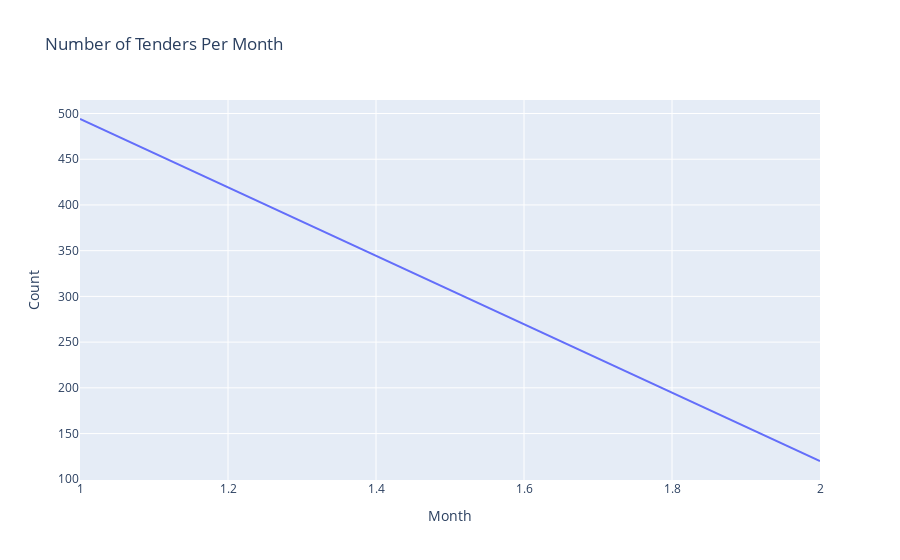

Here is the notebook cell this chart was saved with:
### Code cell
month_plot = px.line(Month, x='Month', y='Count', title='Number of Tenders Per Month', labels={'count': 'Number of Tenders', 'date': 'Date'})
month_plot

### Figure 1 — Plotly figure (JSON) as saved in the notebook; plotly's stock layout.template omitted (floating-point values rounded to 4 significant figures)
{"data": [{"hovertemplate": "Month=%{x}<br>Count=%{y}<extra></extra>", "legendgroup": "", "line": {"color": "#636efa", "dash": "solid"}, "marker": {"symbol": "circle"}, "mode": "lines", "name": "", "orientation": "v", "showlegend": false, "type": "scatter", "x": [1, 2], "xaxis": "x", "y": [494, 120], "yaxis": "y"}], "layout": {"legend": {"tracegroupgap": 0}, "title": {"text": "Number of Tenders Per Month"}, "xaxis": {"anchor": "y", "domain": [0, 1], "title": {"text": "Month"}}, "yaxis": {"anchor": "x", "domain": [0, 1], "title": {"text": "Count"}}}}
